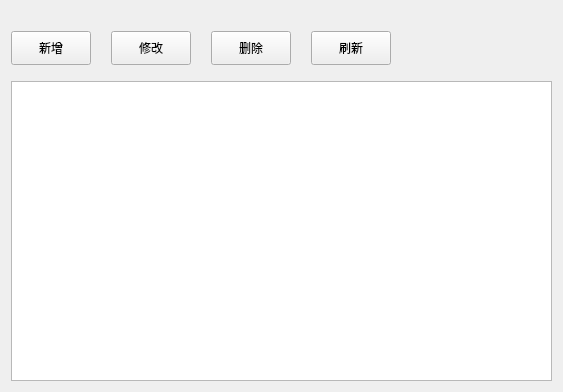
<?xml version="1.0" encoding="UTF-8"?>
<ui version="4.0">
 <class>SysRoomType</class>
 <widget class="QWidget" name="SysRoomType">
  <property name="geometry">
   <rect>
    <x>0</x>
    <y>0</y>
    <width>563</width>
    <height>392</height>
   </rect>
  </property>
  <property name="windowTitle">
   <string>Form</string>
  </property>
  <layout class="QHBoxLayout" name="horizontalLayout_2">
   <item>
    <layout class="QVBoxLayout" name="verticalLayout">
     <item>
      <layout class="QHBoxLayout" name="horizontalLayout">
       <property name="spacing">
        <number>20</number>
       </property>
       <property name="topMargin">
        <number>20</number>
       </property>
       <property name="bottomMargin">
        <number>10</number>
       </property>
       <item>
        <widget class="QPushButton" name="btn_insert">
         <property name="minimumSize">
          <size>
           <width>0</width>
           <height>34</height>
          </size>
         </property>
         <property name="text">
          <string>新增</string>
         </property>
        </widget>
       </item>
       <item>
        <widget class="QPushButton" name="btn_update">
         <property name="minimumSize">
          <size>
           <width>0</width>
           <height>34</height>
          </size>
         </property>
         <property name="text">
          <string>修改</string>
         </property>
        </widget>
       </item>
       <item>
        <widget class="QPushButton" name="btn_delete">
         <property name="minimumSize">
          <size>
           <width>0</width>
           <height>34</height>
          </size>
         </property>
         <property name="text">
          <string>删除</string>
         </property>
        </widget>
       </item>
       <item>
        <widget class="QPushButton" name="btn_refresh">
         <property name="minimumSize">
          <size>
           <width>0</width>
           <height>34</height>
          </size>
         </property>
         <property name="text">
          <string>刷新</string>
         </property>
        </widget>
       </item>
       <item>
        <spacer name="horizontalSpacer">
         <property name="orientation">
          <enum>Qt::Horizontal</enum>
         </property>
         <property name="sizeHint" stdset="0">
          <size>
           <width>40</width>
           <height>20</height>
          </size>
         </property>
        </spacer>
       </item>
      </layout>
     </item>
     <item>
      <widget class="QTableWidget" name="tableWidget">
       <property name="frameShape">
        <enum>QFrame::StyledPanel</enum>
       </property>
       <property name="verticalScrollBarPolicy">
        <enum>Qt::ScrollBarAsNeeded</enum>
       </property>
       <property name="horizontalScrollBarPolicy">
        <enum>Qt::ScrollBarAsNeeded</enum>
       </property>
       <property name="sizeAdjustPolicy">
        <enum>QAbstractScrollArea::AdjustIgnored</enum>
       </property>
       <property name="editTriggers">
        <set>QAbstractItemView::NoEditTriggers</set>
       </property>
       <property name="alternatingRowColors">
        <bool>true</bool>
       </property>
       <property name="selectionMode">
        <enum>QAbstractItemView::SingleSelection</enum>
       </property>
       <property name="selectionBehavior">
        <enum>QAbstractItemView::SelectRows</enum>
       </property>
       <property name="verticalScrollMode">
        <enum>QAbstractItemView::ScrollPerPixel</enum>
       </property>
       <attribute name="horizontalHeaderMinimumSectionSize">
        <number>40</number>
       </attribute>
       <attribute name="horizontalHeaderDefaultSectionSize">
        <number>320</number>
       </attribute>
       <attribute name="horizontalHeaderStretchLastSection">
        <bool>true</bool>
       </attribute>
       <attribute name="verticalHeaderVisible">
        <bool>false</bool>
       </attribute>
       <attribute name="verticalHeaderMinimumSectionSize">
        <number>24</number>
       </attribute>
       <attribute name="verticalHeaderDefaultSectionSize">
        <number>40</number>
       </attribute>
      </widget>
     </item>
    </layout>
   </item>
  </layout>
 </widget>
 <resources/>
 <connections/>
</ui>
